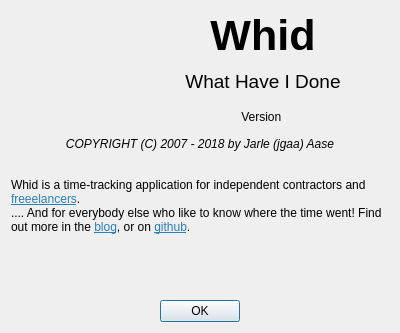
<?xml version="1.0" encoding="UTF-8"?>
<ui version="4.0">
 <class>AboutDialog</class>
 <widget class="QDialog" name="AboutDialog">
  <property name="geometry">
   <rect>
    <x>0</x>
    <y>0</y>
    <width>400</width>
    <height>333</height>
   </rect>
  </property>
  <property name="windowTitle">
   <string>About Whid</string>
  </property>
  <layout class="QVBoxLayout" name="verticalLayout_2">
   <item>
    <layout class="QHBoxLayout" name="horizontalLayout" stretch="0,1">
     <item>
      <widget class="QLabel" name="icon">
       <property name="minimumSize">
        <size>
         <width>120</width>
         <height>120</height>
        </size>
       </property>
       <property name="text">
        <string/>
       </property>
       <property name="pixmap">
        <pixmap resource="resources.qrc">:/res/icons/whid.svg</pixmap>
       </property>
       <property name="scaledContents">
        <bool>false</bool>
       </property>
      </widget>
     </item>
     <item>
      <layout class="QVBoxLayout" name="verticalLayout" stretch="0,0,0">
       <item>
        <widget class="QLabel" name="label">
         <property name="sizePolicy">
          <sizepolicy hsizetype="Preferred" vsizetype="Preferred">
           <horstretch>1</horstretch>
           <verstretch>0</verstretch>
          </sizepolicy>
         </property>
         <property name="font">
          <font>
           <pointsize>32</pointsize>
           <weight>75</weight>
           <bold>true</bold>
          </font>
         </property>
         <property name="text">
          <string>Whid</string>
         </property>
         <property name="textFormat">
          <enum>Qt::PlainText</enum>
         </property>
         <property name="alignment">
          <set>Qt::AlignCenter</set>
         </property>
        </widget>
       </item>
       <item>
        <widget class="QLabel" name="label_2">
         <property name="sizePolicy">
          <sizepolicy hsizetype="Preferred" vsizetype="Preferred">
           <horstretch>1</horstretch>
           <verstretch>0</verstretch>
          </sizepolicy>
         </property>
         <property name="font">
          <font>
           <pointsize>14</pointsize>
           <weight>50</weight>
           <bold>false</bold>
          </font>
         </property>
         <property name="text">
          <string>What Have I Done</string>
         </property>
         <property name="alignment">
          <set>Qt::AlignCenter</set>
         </property>
        </widget>
       </item>
       <item>
        <widget class="QLabel" name="version">
         <property name="sizePolicy">
          <sizepolicy hsizetype="Preferred" vsizetype="Preferred">
           <horstretch>1</horstretch>
           <verstretch>0</verstretch>
          </sizepolicy>
         </property>
         <property name="text">
          <string>Version </string>
         </property>
         <property name="alignment">
          <set>Qt::AlignCenter</set>
         </property>
        </widget>
       </item>
      </layout>
     </item>
    </layout>
   </item>
   <item>
    <widget class="QLabel" name="label_4">
     <property name="font">
      <font>
       <italic>true</italic>
      </font>
     </property>
     <property name="text">
      <string>COPYRIGHT (C) 2007 - 2018 by Jarle (jgaa) Aase</string>
     </property>
     <property name="alignment">
      <set>Qt::AlignCenter</set>
     </property>
    </widget>
   </item>
   <item>
    <widget class="QLabel" name="label_3">
     <property name="sizePolicy">
      <sizepolicy hsizetype="Preferred" vsizetype="Preferred">
       <horstretch>1</horstretch>
       <verstretch>1</verstretch>
      </sizepolicy>
     </property>
     <property name="text">
      <string>&lt;html&gt;&lt;head/&gt;&lt;body&gt;&lt;p&gt;Whid is a time-tracking application for independent contractors and &lt;a href=&quot;https://cpp-freelancer.com/&quot;&gt;&lt;span style=&quot; text-decoration: underline; color:#2980b9;&quot;&gt;freeelancers&lt;/span&gt;&lt;/a&gt;.&lt;br/&gt;.... And for everybody else who like to know where the time went! Find out more in the &lt;a href=&quot;https://lastviking.eu/_tags/whid.html&quot;&gt;&lt;span style=&quot; text-decoration: underline; color:#2980b9;&quot;&gt;blog&lt;/span&gt;&lt;/a&gt;, or on &lt;a href=&quot;https://github.com/jgaa/whid&quot;&gt;&lt;span style=&quot; text-decoration: underline; color:#2980b9;&quot;&gt;github&lt;/span&gt;&lt;/a&gt;.&lt;/p&gt;&lt;/body&gt;&lt;/html&gt;</string>
     </property>
     <property name="textFormat">
      <enum>Qt::RichText</enum>
     </property>
     <property name="scaledContents">
      <bool>true</bool>
     </property>
     <property name="wordWrap">
      <bool>true</bool>
     </property>
     <property name="openExternalLinks">
      <bool>true</bool>
     </property>
    </widget>
   </item>
   <item>
    <spacer name="verticalSpacer">
     <property name="orientation">
      <enum>Qt::Vertical</enum>
     </property>
     <property name="sizeHint" stdset="0">
      <size>
       <width>20</width>
       <height>38</height>
      </size>
     </property>
    </spacer>
   </item>
   <item>
    <layout class="QHBoxLayout" name="horizontalLayout_2">
     <item>
      <spacer name="horizontalSpacer">
       <property name="orientation">
        <enum>Qt::Horizontal</enum>
       </property>
       <property name="sizeHint" stdset="0">
        <size>
         <width>118</width>
         <height>20</height>
        </size>
       </property>
      </spacer>
     </item>
     <item>
      <widget class="QPushButton" name="okButton">
       <property name="text">
        <string>OK</string>
       </property>
      </widget>
     </item>
     <item>
      <spacer name="horizontalSpacer_2">
       <property name="orientation">
        <enum>Qt::Horizontal</enum>
       </property>
       <property name="sizeHint" stdset="0">
        <size>
         <width>138</width>
         <height>20</height>
        </size>
       </property>
      </spacer>
     </item>
    </layout>
   </item>
  </layout>
 </widget>
 <resources>
  <include location="resources.qrc"/>
 </resources>
 <connections/>
</ui>
